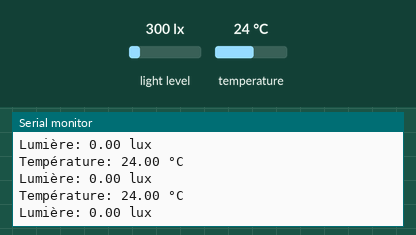
The sketch below on a simulated Arduino Nano 33 IoT. Parts: the last lines printed to the serial monitor. Wiring (inferred from the names in the program): MCP9808 temperature sensor at I2C address 0x18. The inputs (shaded band) are chosen by the test bench; at power-on: temperature 24 °C, light level 300 lx. Nothing arrives over Bluetooth unless stated; a phone connects over Bluetooth LE 3 s after start.

Above: at 4.1 s.
4.2 s: temperature set to 12 °C
At 4.58 s:
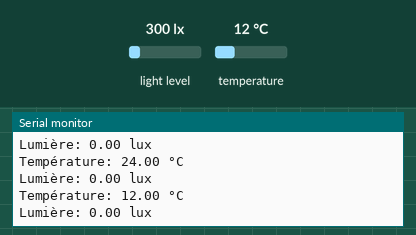
5.7 s: temperature set to 19 °C
At 6.23 s:
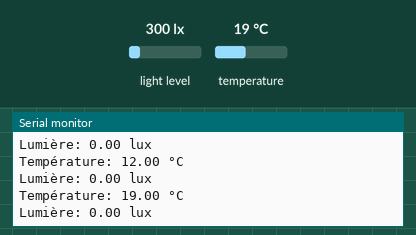
Timing chart, 0 to 8.7 s (numbered marks = the images above; inputs shaded):
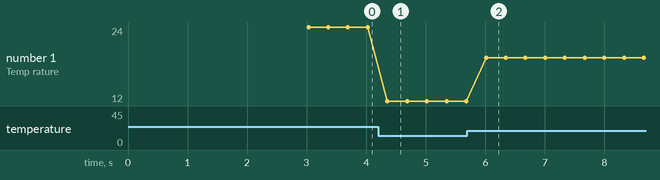

Measured:
- after the input at 4.2 s, the serial monitor: prints a new line after 0.16 s (image 1)
- after the input at 5.7 s, the serial monitor: prints a new line after 0.31 s (image 2)
- plotted number 1: 24 → 12 after the input at 4.2 s, 12 → 19 after the input at 5.7 s

The sketch:

carte-ble.ino
```cpp
#include <Wire.h>
#include <Adafruit_Sensor.h>
#include <Adafruit_MCP9808.h>
#include <Adafruit_TSL2591.h>
#include <ArduinoBLE.h>

// Initialisation des capteurs
Adafruit_MCP9808 tempsensor = Adafruit_MCP9808();
Adafruit_TSL2591 tsl = Adafruit_TSL2591(2591);

// Service BLE
BLEService environmentService("181A"); // UUID du service BLE standard pour environnement
BLEFloatCharacteristic temperatureCharacteristic("2A6E", BLERead | BLENotify); // Température
BLEFloatCharacteristic lightCharacteristic("2A77", BLERead | BLENotify); // Lumière

// Fonctions pour le MCP9808 (gestion Wake et Shutdown)
void wakeSensor() {
  Wire.beginTransmission(0x18); // Adresse I2C du MCP9808
  Wire.write(0x01);            // Pointer sur le registre de configuration
  Wire.write(0x00);            // Effacer le bit Shutdown (mode normal)
  Wire.write(0x00);
  Wire.endTransmission();
  delay(10); // Petite attente pour permettre au capteur de se réveiller
}

void shutdownSensor() {
  Wire.beginTransmission(0x18); // Adresse I2C du MCP9808
  Wire.write(0x01);            // Pointer sur le registre de configuration
  Wire.write(0x01);            // Activer le bit Shutdown
  Wire.write(0x00);
  Wire.endTransmission();
}

// Configuration initiale
void setup() {
  Serial.begin(9600);
  while (!Serial);

  // Initialisation du capteur MCP9808
  if (!tempsensor.begin(0x18)) { // Adresse I2C par défaut
    Serial.println("Erreur: Capteur MCP9808 non détecté !");
    while (1);
  }

  // Initialisation du capteur TSL2591
  if (!tsl.begin()) {
    Serial.println("Erreur: Capteur TSL2591 non détecté !");
    while (1);
  }
  tsl.setGain(TSL2591_GAIN_MED);   // Gain moyen
  tsl.setTiming(TSL2591_INTEGRATIONTIME_100MS); // Temps d'intégration de 100 ms

  // Initialisation du BLE
  if (!BLE.begin()) {
    Serial.println("Erreur: Initialisation du BLE échouée !");
    while (1);
  }

  BLE.setLocalName("BLEcard");  // Name should be set as "BLEcard"
  BLE.setAdvertisedService(environmentService);
  environmentService.addCharacteristic(temperatureCharacteristic);
  environmentService.addCharacteristic(lightCharacteristic);
  BLE.addService(environmentService);
  BLE.advertise();

  Serial.println("Serveur BLE prêt !");
}

// Lecture de la lumière (TSL2591)
float readLight() {
  uint16_t broadband = tsl.getFullLuminosity() >> 16; // Lecture de la lumière visible et IR
  return (float)broadband;
}

// Boucle principale
void loop() {
  // Keep advertising and handle connections
  BLEDevice central = BLE.central();

  if (central) {
    Serial.print("Connecté à : ");
    Serial.println(central.address());

    while (central.connected()) {
      // Réveil du capteur MCP9808
      wakeSensor();

      // Lecture des capteurs
      float temperature = tempsensor.readTempC();
      float light = readLight();

      // Mise à jour des caractéristiques BLE
      temperatureCharacteristic.writeValue(temperature);
      lightCharacteristic.writeValue(light);

      // Affichage des valeurs sur le moniteur série
      Serial.print("Température: ");
      Serial.print(temperature);
      Serial.println(" °C");

      Serial.print("Lumière: ");
      Serial.print(light);
      Serial.println(" lux");

      // Mise en veille du capteur MCP9808
      shutdownSensor();

      delay(300); // Attente avant la prochaine lecture
    }

    Serial.println("Déconnecté !");
  }
}
```
